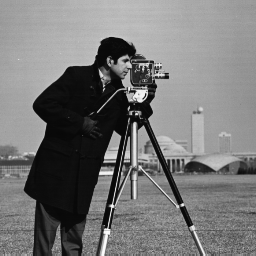
%> input picture VO/cameraman.tif, 256 x 256 px
$ octave TP.m   (GNU Octave 9; MATLAB toolbox functions it lacks are replaced by stand-ins)
%> lines starting %> are read from the running program, lines starting %| are printed output that depends on the picture
Im = double(imread('cameraman.tif'));
%> Im: size 256x256 double; min 7, max 253, mean 118.7; mean of the top-left, top-right, bottom-left and bottom-right quarters 119.9, 153.8, 75.8, 125.4

im(Im);
%> (this line was passed over: im is not available in this run)
[I, J] = select1(Im, 90, 20);
%> after the loop in nonmax, `for i = 1:size(R1, 1)`:
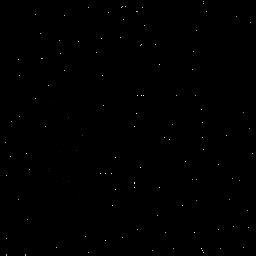
%> R2: size 256x256 double; min 0, max 253, mean 0.3
%> in select1, `maxValue = max(max(R2(:)));`: maxValue = 253
%> in select1, `[I, J] = find(R2 > (percent / 100) * maxValue);`: I = 22 values from 65 to 253; J = 22 values from 101 to 204
%> I = 22 values, max 253 at index 22, min 65 at index 16, mean 175.3; J = 22 values from 101 to 204
plotpoints(I, J, size(I));
%> (this line was passed over: plotpoints is not available in this run)
title('Select 1');

figure,
im(Im);
%> (this line was passed over: im is not available in this run)
[I, J] = select2(Im, 20);
plotpoints(I, J, size(I));
title('Select 2');

figure,
im(Im);

SigmaDerivation = 1;
SigmaIntegration = 2;
Method = 'Harris-Plessey';
WindowSize = 7;
Percent = 1;

R = response(Im, SigmaDerivation, SigmaIntegration, Method);
% [11 lines not run here, left out]
function [R] = response(Im, SigmaDerivation, SigmaIntegration, Method)
    [~, Di, Dj, Dii, Djj, Dij] = gaussmask2(SigmaDerivation);

    I = conv2(Im, Di, 'same');
    J = conv2(Im, Dj, 'same');

    S = gaussmask2(SigmaIntegration);

    A = conv2(I .^ 2, S, 'same');
    C = conv2(J .^ 2, S, 'same');
    B = conv2(I .* J, S, 'same');

    if strcmp(Method, 'Harris-Plessey')
        D = A .* C -B.^2 - 0.04 * (A + C) .^ 2;
    elseif strcmp(Method, 'Noble')
        D = 2 * (A .* C - B.^2) ./ (A + C + 1e-15);
    elseif strcmp(Method, 'Shi-Tomasi')
        UniformSmooth = ones(size(S) / numel(S));
        Asmooth = conv2(Dii, UniformSmooth, 'same');
        Bsmooth = conv2(Djj, UniformSmooth, 'same');
        Csmooth = conv2(Dij, UniformSmooth, 'same');

        D = (Asmooth + Csmooth - sqrt((Asmooth - Csmooth) .^ 2 + 4 * Bsmooth .^ 2)) / 2;
    end

    R = D;
end

% Select nbPoints interest points
% R : The input matrix
% nbPoints : The number of points
% I = The row indices of selected points
% J = The col indices of selected points
function [I, J] = select2(R, nbPoints)
%> called with nbPoints = 20
    A = nonmax(R, 5);
%> call 2 of nonmax, with windowSize = 5
%> after the loop in nonmax (call 2), `for i = 1:size(R1, 1)`:
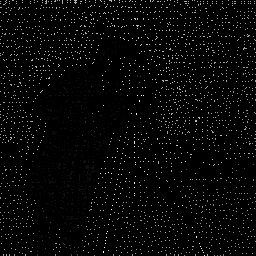
%> R2: size 256x256 double; min 0, max 253, mean 6.5

    [~, Idx] = sort(A(:), 'descend');

    Idx = Idx(1:nbPoints);
%> Idx = 20 values, max 36704 at index 12, min 25774 at index 13, mean 29750

    I = zeros(nbPoints, 1);
    J = zeros(nbPoints, 1);

    for i = 1:nbPoints
       [row, col] = ind2sub(size(R), Idx(i));

       I(i) = row;
       J(i) = col;
    end
%> this loop made 20 passes
%> (row, col) on passes 1 to 12: (241, 106), (244, 106), (234, 107), (232, 108), (252, 104), (253, 104), (248, 105), (238, 107), (206, 113), (96, 138), (96, 142), (96, 144)
%> after the loop, I = 20 values, max 253 at index 6, min 96 at index 10, mean 194.8; J = 20 values, max 144 at index 12, min 101 at index 13, mean 116.5
%> (the run ends here)

$ run again, with VO/conesdroite.pgm saved as VO/cameraman.tif
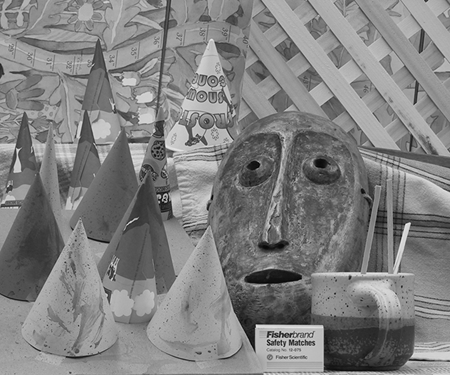
%> input picture VO/conesdroite.pgm, 450 x 375 px
%> after the loop in nonmax, `for i = 1:size(R1, 1)`:
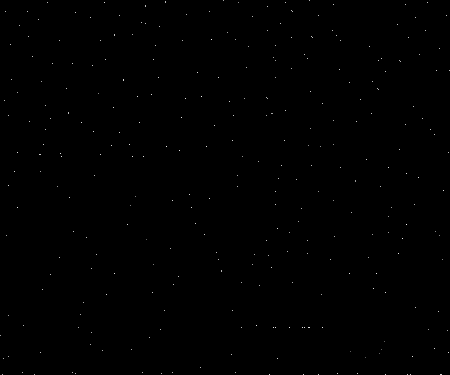
%> R2: size 375x450 double; min 0, max 243, mean 0.3
%> maxValue = 243
%> in select1, `[I, J] = find(R2 > (percent / 100) * maxValue);`: I = 32 values from 40 to 375; J = 32 values from 18 to 444
%> `[I, J] = select1(Im, 90, 20);`: I = 32 values, max 375 at index 15, min 40 at index 13, mean 234.3; J = 32 values from 18 to 444
%> after the loop in nonmax (call 2), `for i = 1:size(R1, 1)`:
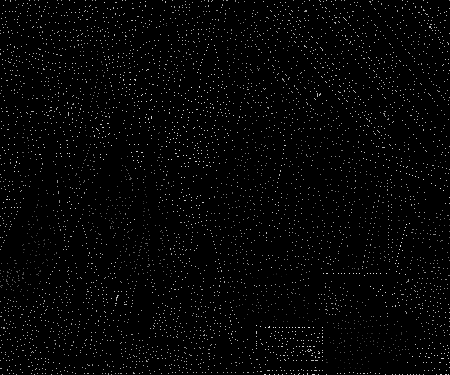
%> R2: size 375x450 double; min 0, max 243, mean 5.2
%> Idx = 20 values, max 153599 at index 7, min 62397 at index 2, mean 114925.2
%> the loop in select2, `for i = 1:nbPoints` made 20 passes
%> (row, col) on passes 1 to 8: (225, 407), (147, 167), (97, 202), (40, 212), (274, 377), (239, 403), (224, 410), (326, 257)
%> after the loop in select2, `for i = 1:nbPoints`: I = 20 values, max 328 at index 13, min 40 at index 4, mean 212.8; J = 20 values, max 410 at index 7, min 167 at index 2, mean 306.9

$ run again, with VO/conesgauche.pgm saved as VO/cameraman.tif
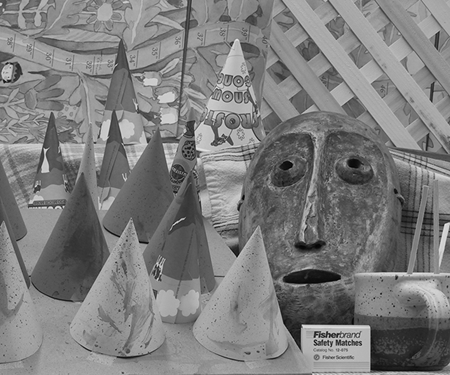
%> input picture VO/conesgauche.pgm, 450 x 375 px
%> after the loop in nonmax, `for i = 1:size(R1, 1)`:
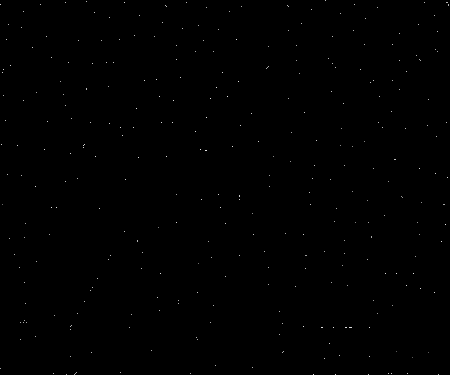
%> R2: size 375x450 double; min 0, max 235, mean 0.4
%> maxValue = 235
%> in select1, `[I, J] = find(R2 > (percent / 100) * maxValue);`: I = 49 values from 40 to 375; J = 49 values from 36 to 448
%> `[I, J] = select1(Im, 90, 20);`: I = 49 values, max 375 at index 29, min 40 at index 26, mean 202.5; J = 49 values from 36 to 448
%> after the loop in nonmax (call 2), `for i = 1:size(R1, 1)`:
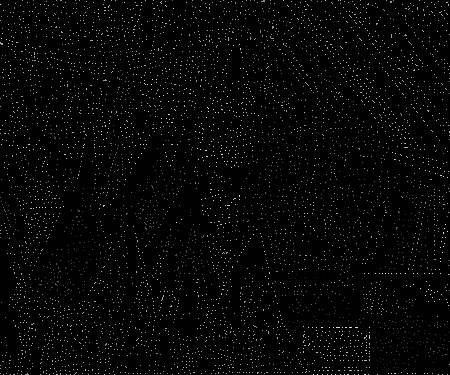
%> R2: size 375x450 double; min 0, max 235, mean 4.9
%> Idx = 20 values, max 167100 at index 1, min 19333 at index 20, mean 104572.2
%> the loop in select2, `for i = 1:nbPoints` made 20 passes
%> (row, col) on passes 1 to 8: (225, 446), (118, 207), (97, 228), (274, 414), (274, 418), (150, 201), (151, 206), (151, 207)
%> after the loop in select2, `for i = 1:nbPoints`: I = 20 values, max 375 at index 11, min 40 at index 10, mean 190.9; J = 20 values, max 446 at index 1, min 52 at index 20, mean 279.4

$ run again, with VO/paysage1.pgm saved as VO/cameraman.tif
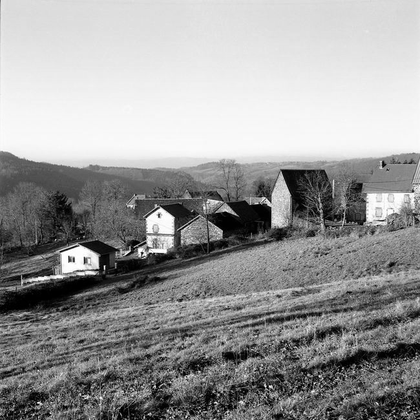
%> input picture VO/paysage1.pgm, 420 x 420 px, shrunk from 650 x 650 before the run
%> after the loop in nonmax, `for i = 1:size(R1, 1)`:
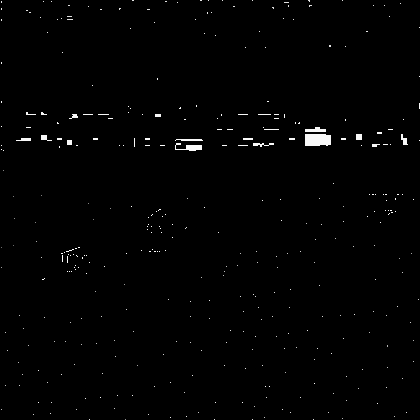
%> R2: size 420x420 double; min 0, max 255, mean 2
%> maxValue = 255
%> in select1, `[I, J] = find(R2 > (percent / 100) * maxValue);`: I = 1248 values from 2 to 417; J = 1248 values from 2 to 420
%> `[I, J] = select1(Im, 90, 20);`: I = 1248 values, max 417 at index 413, min 2 at index 1, mean 147.1; J = 1248 values from 2 to 420
%> after the loop in nonmax (call 2), `for i = 1:size(R1, 1)`:
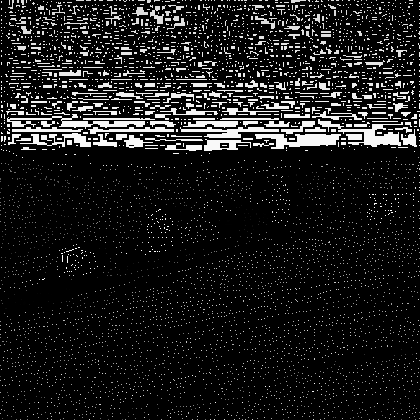
%> R2: size 420x420 double; min 0, max 255, mean 26.5
%> Idx = 20 values from 17920 to 28401
%> the loop in select2, `for i = 1:nbPoints` made 20 passes
%> (row, col) on passes 1 to 8: (280, 43), (280, 44), (279, 45), (254, 62), (254, 63), (256, 63), (257, 63), (258, 63)
%> after the loop in select2, `for i = 1:nbPoints`: I = 20 values, max 280 at index 1, min 252 at index 14, mean 260.6; J = 20 values from 43 to 68
